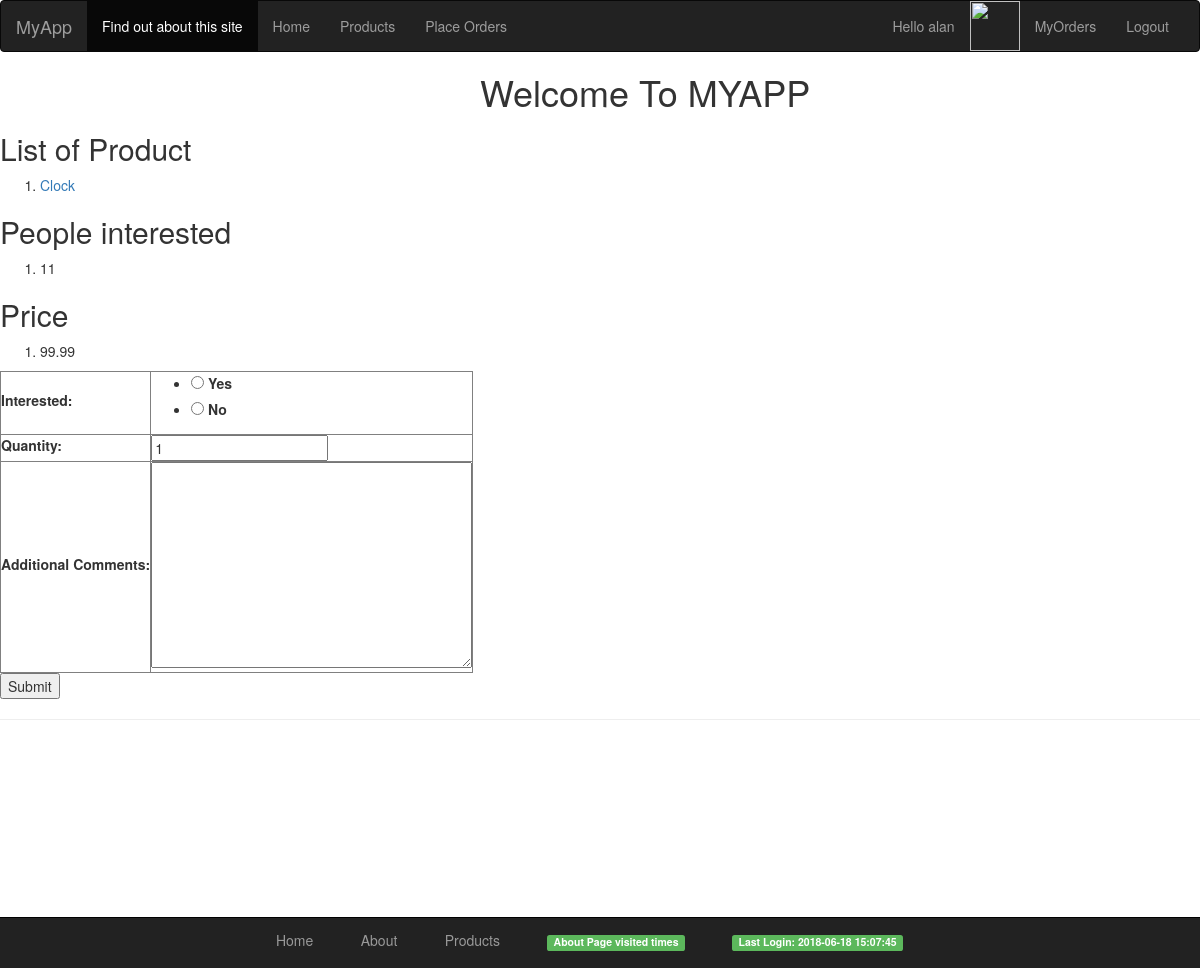
The page /myapp/products/1/ (signed in) on the database its author committed.
### myapp/models.py (models this page shows, shortened)
class Product(models.Model):
    category = models.ForeignKey(Category, related_name='products', on_delete=models.CASCADE)
    name = models.CharField(max_length=200)
    price = models.DecimalField(max_digits=10, decimal_places=2)
    stock = models.PositiveIntegerField(default=100)
    available = models.BooleanField(default=True)
    description = models.TextField(blank=True)
    interested = models.PositiveIntegerField(default=0)

### myapp/views.py (the view)
def productdetail(request, prod_id):
    if request.user.is_authenticated:
        testuser = request.user
    else:
        testuser = ""
    msg = ''
    prod_list = Product.objects.filter(id=prod_id)
    if request.method == 'POST':
        form = forms.InterestForm(request.POST)
        if form.is_valid():
            if request.POST['interested'] == '1':
                prod = Product.objects.get(id=prod_id)
                prod.interested += 1
                prod.save()
                msg = 'Your interest is updated successfully.'
            else:
                msg = 'Your interest is not updated successfully.'
        return render(request, 'myapp/index.html', {'form': form, 'prod_list': prod_list, 'msg': msg, 'testuser': testuser})
    else:
        form = InterestForm()
        return render(request, 'myapp/productdetail.html', {'form': form, 'prod_list': prod_list, 'msg': msg, 'testuser': testuser})

### myapp/forms.py
class InterestForm(forms.Form):
    CHOICES = (('1', 'Yes',), ('0', 'No',))
    interested = forms.CharField(widget=forms.RadioSelect(choices=CHOICES))
    quantity = forms.IntegerField(initial=1)
    comments = forms.CharField(widget=forms.Textarea(), required=False, label="Additional Comments")

### templates/myapp/productdetail.html (shortened to what this page needs)
{% extends 'myapp/base.html' %}
{% block body_block %}
{% if prod_list %}
        <h2>List of Product</h2>
        <ol>
            {% for prod in prod_list %}
                <li><a href="{% url 'myapp:products' %}" >{{ prod.name}} </a></li>
            {% endfor %}
        </ol>
    <h2>People interested</h2>
        <ol>
            {% for prod in prod_list %}
                <li> {{ prod.interested}} </li>
            {% endfor %}
        </ol>
    <h2>Price</h2>
        <ol>
            {% for prod in prod_list %}
                <li> {{ prod.price}} </li>
            {% endfor %}
        </ol>
     <form method="post">
            <table border="1">
                {{ form }}
            </table>
         <button type="submit">  Submit </button>
        </form>
    {% else %}
        <strong>There are no available Products!</strong>
    {% endif %}
{% endblock %}

### templates/myapp/base.html (shortened to what this page needs)
<!DOCTYPE html>
<html>
    <head>
    {% load staticfiles %}
        <link rel="stylesheet" type="text/css" href="{% static 'myapp/style.css' %}" />
    <link rel ="stylesheet" type="text/css" href="https://maxcdn.bootstrapcdn.com/bootstrap/3.3.7/css/bootstrap.min.css" />
    </head>
    <body>
    <nav class="navbar navbar-inverse">
  <div class="container-fluid">
    <div class="navbar-header">
      <a class="navbar-brand" href="{% url 'myapp:index' %}">MyApp</a>
    </div>
    <div class="collapse navbar-collapse" id="bs-example-navbar-collapse-1">
      <ul class="nav navbar-nav">
        <li class="active"><a href="{% url 'myapp:about' %}">Find out about this site</a></li>
        <li><a href = "{% url 'myapp:index' %}">Home </a></li>
        <li><a href = "{% url 'myapp:products' %}">Products </a></li>
          <li><a href = "{% url 'myapp:place order' %}">Place Orders </a></li>
      </ul>
      <ul class="nav navbar-nav navbar-right">
        <li>
            {% if testuser %}
                <a href="#"> Hello {{testuser.username }}</a>
                <li><img src="{{ testuser.client.picture }}" height="50" width="50" /></li>
                <li> <a href="{% url 'myapp:myorders' %}">MyOrders</a> </li>
                <li> <a href="{% url 'myapp:logout' %}">Logout</a> </li>
            {% else %}
               <li> <a href="{% url 'myapp:login' %}" >Login</a></li>
        {% endif %}
      </ul>
    </div>
  </div>
</nav>
        <div>
            <h1 style="margin-left: 40%;">Welcome To MYAPP</h1>
            {% block body_block %}*** {% endblock %}
        </div>
        <hr />
    <footer style="z-index: 2">
  <div class="container">
    <p>
        <ul class="footerbar">
                <li class="footerli"><a href = "{% url 'myapp:index' %}">Home</a></li>
                <li class="footerli"><a href = "{% url 'myapp:about' %}">About</a></li>
                 <li class="footerli"><a href = "{% url 'myapp:products' %}">Products</a><br/></li>
                <li class="footerli"><label class="label label-success" style="float: right;"> About Page visited {{ request.COOKIES.about_visits}} times</label></li>
                <li class="footerli"><label class="label label-success" style="float: right;"> Last Login: {{ request.session.last_login}} </label></li>
        </ul>
    </p>
  </div>
</footer>
    </body>
</html>

### myapp/static/myapp/style.css (style rules this page uses)
body { background-color: aqua; color: black; }

### templates/myapp/base.html (style rules this page uses)
html, body { height: 110%; }
ul.footerbar { display: block; list-style-type: none; }
li.footerli { padding-left: 5%; display: inline-flex; }
footer { position: fixed; width: 100%; color: #666; background: #222; padding: 2px 0 2px 0; border-top: 1px solid #000; bottom: 0; overflow: hidden; margin-top: 10%; }
footer a { color: #999; }
.container { max-width: 940px; }

### rows shown on the page
Product: name "Clock", interested "11", price "99.99"

### other values the page prints
{{ testuser.username }} "alan"
{{ request.session.last_login }} "2018-06-18 15:07:45"
